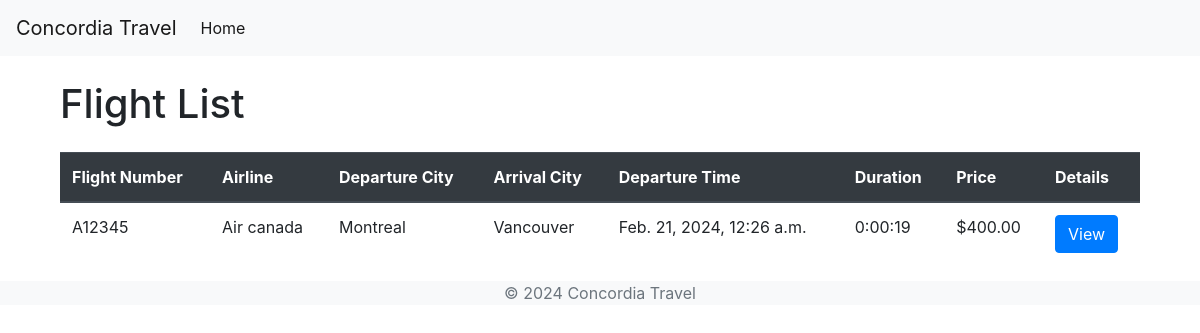
Before: /packages/flights/ with the older database file.
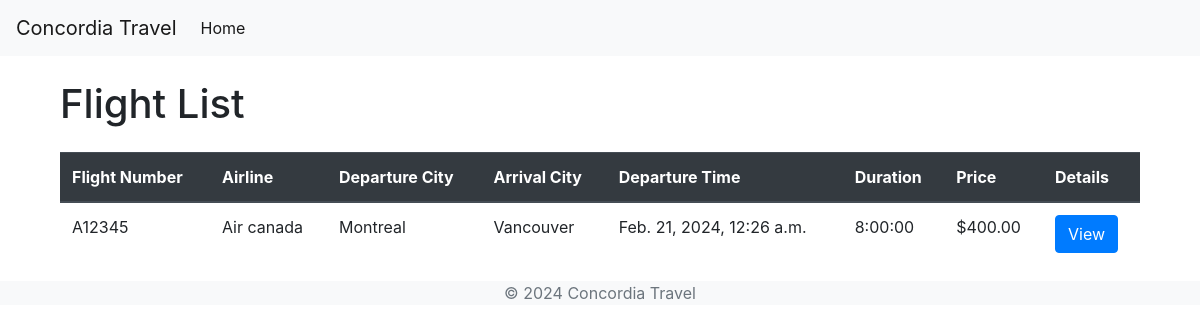
After: the same page with the newer database file.
### packages/models.py (models this page shows)
class Flight(models.Model):
    flight_number = models.CharField(max_length=10)
    airline = models.CharField(max_length=100)
    departure_city = models.CharField(max_length=100)
    arrival_city = models.CharField(max_length=100)
    departure_time = models.DateTimeField()
    duration = models.DurationField()
    price = models.DecimalField(max_digits=10, decimal_places=2)
    description = models.TextField(blank=True, null=True)  # Allows for an optional description

### packages/views.py (the view)
# urls.py: path('flights/', views.FlightListView.as_view(), name='flight-list'),
class FlightListView(ListView):
    model = Flight
    template_name = 'packages/flight_list.html'
    context_object_name = 'flights'

### packages/templates/packages/flight_list.html (shortened to what this page needs)
{% extends 'packages/base.html' %}
{% block content %}
<div class="container mt-4">
    <h1 class="mb-4">Flight List</h1>
    <table class="table">
        <thead class="thead-dark">
            <tr>
                <th scope="col">Flight Number</th>
                <th scope="col">Airline</th>
                <th scope="col">Departure City</th>
                <th scope="col">Arrival City</th>
                <th scope="col">Departure Time</th>
                <th scope="col">Duration</th>
                <th scope="col">Price</th>
                <th scope="col">Details</th>
            </tr>
        </thead>
        <tbody>
            {% for flight in flights %}
            <tr>
                <td>{{ flight.flight_number }}</td>
                <td>{{ flight.airline }}</td>
                <td>{{ flight.departure_city }}</td>
                <td>{{ flight.arrival_city }}</td>
                <td>{{ flight.departure_time }}</td>
                <td>{{ flight.duration }}</td>
                <td>${{ flight.price }}</td>
                <td><a href="{% url 'flight_detail' flight.pk %}" class="btn btn-primary">View</a></td>
            </tr>
            {% empty %}
            <tr>
                <td colspan="8" class="text-center">No flights available</td>
            </tr>
            {% endfor %}
        </tbody>
    </table>
</div>
{% endblock %}

Changed rows visible on the page:
changed Flight "Air canada": duration "0:00:19" → "8:00:00"
